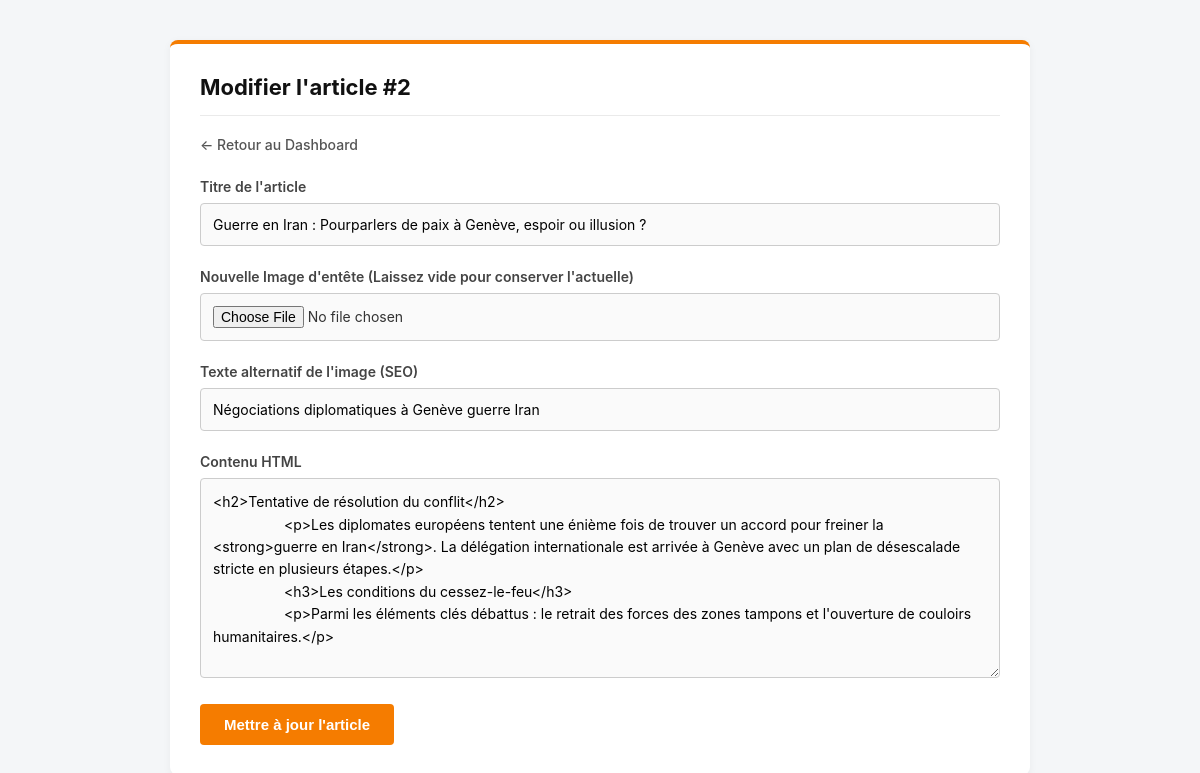
/admin/edit_article.php?id=2 (signed in), run on the app's committed database.
### tables this page shows
CREATE TABLE articles (
    id INTEGER PRIMARY KEY AUTOINCREMENT,
    title VARCHAR(255) NOT NULL,
    slug VARCHAR(255) NOT NULL UNIQUE,
    header_image VARCHAR(255),
    image_alt VARCHAR(255),
    content TEXT,
    created_at DATETIME DEFAULT CURRENT_TIMESTAMP,
    is_published BOOLEAN DEFAULT 1
);

### admin/edit_article.php (the view, shortened to what this page needs)
<?php
require_once '../includes/db.php';
$id = isset($_GET['id']) ? (int)$_GET['id'] : 0;
$stmt = $pdo->prepare("SELECT * FROM articles WHERE id = ?");
$stmt->execute([$id]);
$article = $stmt->fetch();
?>
<!DOCTYPE html>
<html lang="fr">
<head>
</head>
<body>
    <div class="container">
        <h2>Modifier l'article #<?php echo $id; ?></h2>
        <a href="dashboard.php" class="back-link">&larr; Retour au Dashboard</a>
        <form action="" method="POST" enctype="multipart/form-data">
            <div class="form-group">
                <label for="title">Titre de l'article</label>
                <input type="text" name="title" id="title" required value="<?php echo htmlspecialchars($article['title']); ?>">
            </div>
            <div class="form-group">
                <label for="header_image">Nouvelle Image d'entête (Laissez vide pour conserver l'actuelle)</label>
                <input type="file" name="header_image" id="header_image" accept="image/jpeg, image/png">
            </div>
            <div class="form-group">
                <label for="image_alt">Texte alternatif de l'image (SEO)</label>
                <input type="text" name="image_alt" id="image_alt" value="<?php echo htmlspecialchars($article['image_alt']); ?>">
            </div>
            <div class="form-group">
                <label for="content">Contenu HTML</label>
                <textarea name="content" id="content" required><?php echo htmlspecialchars($article['content']); ?></textarea>
            </div>
            <button type="submit" class="btn">Mettre à jour l'article</button>
        </form>
    </div>
</body>
</html>

### admin/edit_article.php (style rules this page uses)
body { font-family: -apple-system, BlinkMacSystemFont, "Segoe UI", Roboto, Helvetica, Arial, sans-serif; background: #f4f6f8; color: #333; margin: 0; padding: 40px 20px; }
.container { max-width: 800px; margin: 0 auto; background: #fff; padding: 30px; border-radius: 8px; box-shadow: 0 2px 8px rgba(0,0,0,0.05); border-top: 4px solid #f57c00; }
h2 { margin-top: 0; color: #111; font-size: 22px; border-bottom: 1px solid #eaeaea; padding-bottom: 15px; }
.back-link { display: inline-block; margin-bottom: 25px; color: #555; text-decoration: none; font-weight: 500; font-size: 14px; }
.form-group { margin-bottom: 22px; }
.form-group label { display: block; font-weight: 600; margin-bottom: 8px; font-size: 14px; color: #444; }
.form-group input[type="text"], .form-group textarea, .form-group input[type="file"] { width: 100%; padding: 12px; border: 1px solid #ccc; border-radius: 4px; box-sizing: border-box; font-size: 14px; background: #fafafa; font-family: inherit; }
.form-group textarea { min-height: 200px; resize: vertical; line-height: 1.6; }
.btn { padding: 12px 24px; background: #f57c00; color: white; border: none; border-radius: 4px; cursor: pointer; font-size: 15px; font-weight: 600; transition: background 0.2s; }

### data on the page
articles: title "Guerre en Iran : Pourparlers de paix à Genève, espoir ou illusion ?", image_alt "Négociations diplomatiques à Genève guerre Iran", content "<h2>Tentative de résolution du conflit</h2> <p>Les diplomates européens tentent une énième fois de trouver un accord pour freiner la <strong>guerre en Iran</strong>. La délégation internationale est arrivée à Genève avec un plan de désescalade stricte en plusieurs étapes.</p> <h3>Les conditions du cessez-le-feu</h3> <p>Parmi les éléments clés débattus : le retrait des forces des zones tampons et l'ouverture de couloirs humanitaires.</p>"

### other printed values
$id "2"
